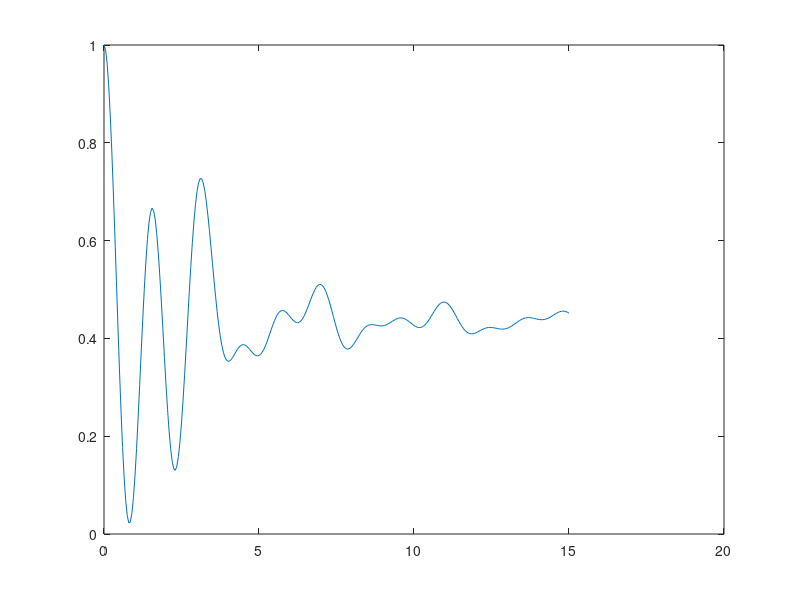

Recreate this plot in MATLAB.
%20171219
%Compute M_t of the  integrable model, diagonalizing in
%fermion picture
%H=-gZ-JXX
%Note here H is not the Hamiltonian, it's defined by the propagator in the
%fermion picture: U=e^(iHt). H here is twice the Hamiltonian.
N_spin=15;
J=1;
g=0.2;
%t=0.16*12;

H11=diag(ones(1,N_spin-1),1);
%H11(1,N_spin)=-1;
H12=H11-transpose(H11);
%H12(1,N_spin)=1;
%H12(N_spin,1)=-1;
H11=H11+transpose(H11);
H=-J/2*[H11,H12;
    -H12,-H11];
H=H+g*diag([-ones(1,N_spin),ones(1,N_spin)]);

[V,D]=eig(H);

rho0=diag([ones(1,N_spin),-ones(1,N_spin)]);
rho0=rho0/(2*N_spin)^0.5;
rhoV=V.'*rho0*V;

Dt=0.1;
T=30;
tlist=0:Dt:T;

M_z=trace(rhoV*rhoV);

count=1;
for t=Dt:Dt:T
    rhot=diag(exp(diag(1i*D*t)))*rhoV*diag(exp(diag(-1i*D*t)));
    M_z=[M_z,trace(rhot*rhoV)];
    count=count+1;
end

figure(2)
plot(tlist/2,M_z)